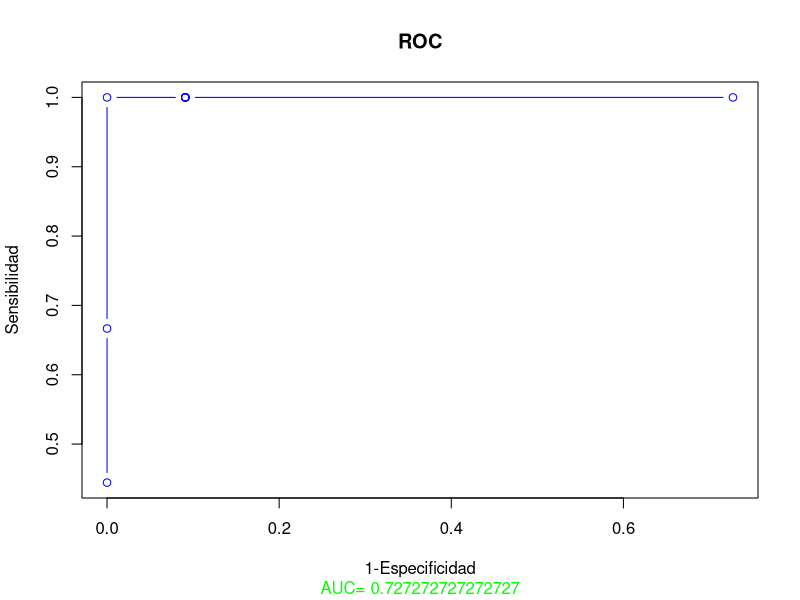

Generate this figure with R:
# Función para calcular TPR (tasa de verdaderos positivos) y FPR (tasa de falsos positivos) dado un corte
tabla <- function(corte, prob, realidad) {
  # Inicialización de contadores para los diferentes casos
  TP <- 0  # Verdaderos Positivos
  TN <- 0  # Verdaderos Negativos
  FP <- 0  # Falsos Positivos
  FN <- 0  # Falsos Negativos
  i <- 1   # Índice para recorrer la lista
  
  # Bucle para recorrer todas las probabilidades y clasificar
  while (i <= length(prob)) {
    if (prob[[i]] >= corte & realidad[[i]] == "SI") { # Caso: Verdadero Positivo
      TP <- TP + 1
    }
    if (prob[[i]] >= corte & realidad[[i]] == "NO") { # Caso: Falso Positivo
      FP <- FP + 1
    }
    if (prob[[i]] < corte & realidad[[i]] == "SI") {  # Caso: Falso Negativo
      FN <- FN + 1
    }
    if (prob[[i]] < corte & realidad[[i]] == "NO") {  # Caso: Verdadero Negativo
      TN <- TN + 1
    }
    i <- i + 1  # Incrementa el índice
  }
  
  # Cálculo de TPR y FPR
  TPR <- TP / (TP + FN)  # Sensibilidad
  FPR <- FP / (FP + TN)  # 1 - Especificidad
  
  # Devuelve los valores calculados como un vector
  x <- c(TPR, FPR)
  return(x)
}

# Lista de probabilidades de predicción
probabilidades <- c(0.99, 0.97, 0.92, 0.9, 0.88, 0.85, 0.78, 0.75, 0.73, 0.6, 0.18, 0.16, 0.15, 0.14, 0.13, 0.11, 0.1, 0.06, 0.04, 0.02)

# Lista de valores reales ("SI" o "NO") para cada caso
R <- rep("SI", 9)  # 9 positivos
R <- append(R, rep("NO", 11))  # 11 negativos

# Inicialización de listas para almacenar TPR y FPR
TPR <- c()  # Lista para TPR
FPR <- c()  # Lista para FPR

# Lista de cortes para calcular las tasas
cortes <- c(0.9, 0.8, 0.7, 0.6, 0.5, 0.4, 0.3, 0.2, 0.1)

# Bucle para calcular TPR y FPR para cada corte
i <- 1
while (i <= length(cortes)) {
  y <- tabla(cortes[[i]], probabilidades, R)  # Llama a la función 'tabla' para el corte actual
  TPR <- append(TPR, y[[1]])  # Agrega el TPR calculado a la lista
  FPR <- append(FPR, y[[2]])  # Agrega el FPR calculado a la lista
  i <- i + 1  # Incrementa el índice
}

# Construcción de un data frame con los valores de TPR y FPR
frame <- data.frame(TPR = TPR, FPR = FPR)
frame  # Muestra el data frame

# Función para calcular el área bajo la curva usando la regla del trapecio
trapecio <- function(x1, x2, y1, y2) {
  # Fórmula del área del trapecio: (base * altura promedio)
  z <- (x2 - x1) * (y1 + y2) / 2
  return(z)
}

# Función para calcular el AUC usando la regla del trapecio
Area <- function(x, y) {
  i <- 1  # Índice para iterar
  A <- 0  # Acumulador del área
  j <- 1  # Índice auxiliar
  
  # Bucle para calcular el área bajo la curva
  while (i < length(x)) {
    j <- i + 1  # Punto siguiente
    A <- A + trapecio(x[[i]], x[[j]], y[[i]], y[[j]])  # Suma el área del trapecio
    i <- i + 1  # Incrementa el índice
  }
  return(abs(A))  # Devuelve el área total (en valor absoluto)
}

# Verifica que las listas TPR y FPR tengan la misma longitud
length(frame$FPR)
length(frame$TPR)

# Calcula el área bajo la curva (AUC)
A <- Area(frame$FPR, frame$TPR)
A  # Muestra el valor del AUC

# Representación del resultado en una gráfica ROC
Result <- paste("AUC=", A)  # Crea una etiqueta con el AUC
Result

# Dibuja la curva ROC
plot(frame$FPR, frame$TPR, main = "ROC", type = 'b', pch = 1, cex = 1, lty = 1, lwd = 1, col = 'blue',
     col.main = 'black', ylab = "Sensibilidad", xlab = "1-Especificidad", sub = Result,
     col.sub = "green")

